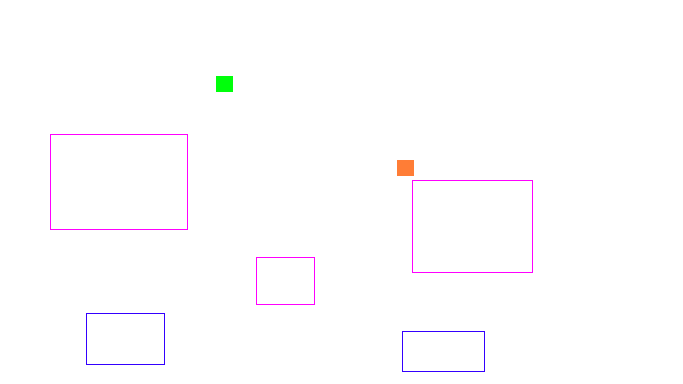
#> input picture photos/gother.png, 683 x 384 px
$ python correct.py
#> lines starting #> are read from the running program, lines starting #| are printed output that depends on the picture; after the words box and inside, x2 and y2 are one past the last pixel; in counts of white or black regions, pixels touching at a corner belong together
import cv2
import numpy as np


def getHowFar (img,hsv,inputSelf, text):
    if "orange" in text:
        low = np.array([5, 50, 50],np.uint8) #orange
        high = np.array([15, 255, 255],np.uint8)#orange
    else:
        low = np.array([5, 50, 50],np.uint8) #orange
        high = np.array([15, 255, 255],np.uint8)#orange

    image_mask = cv2.inRange(hsv, low, high)
    zero = cv2.findNonZero(image_mask)
    cv2.imshow("Image", image_mask)
    cv2.waitKey(0)


def determine_how_close(inputSelf, inputOther, text):
#> called with inputSelf = '187, 134', inputOther = '412, 180', text = 'green'
    img = cv2.imread("photos/gother.png")
#> img is the input picture: shape (384, 683, 3); mean B, G, R 254.5, 253.3, 254.3
    hsv = cv2.cvtColor(img, cv2.COLOR_BGR2HSV)
#> hsv: shape (384, 683, 3); mean H, S, V 0.9, 2, 255
    low = np.array([40, 50, 50]) #green
    high = np.array([80, 255, 255]) # green
    image_mask = cv2.inRange(hsv, low, high)
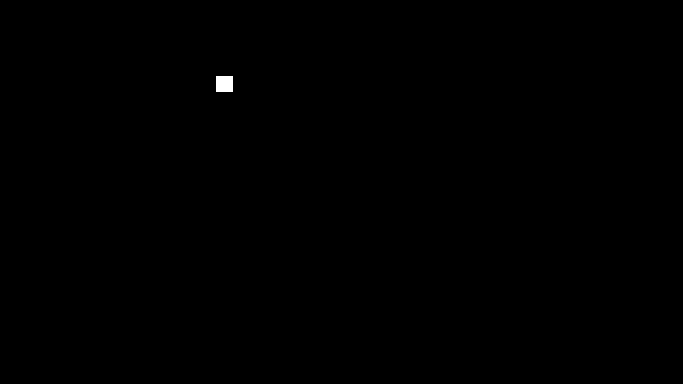
#> image_mask: shape (384, 683); 0.1% white; 1 white region, box (x1, y1, x2, y2) and area: (216, 76, 233, 92) 272
    zero = cv2.findNonZero(image_mask)
#> zero = contour of 272 points, box (x1, y1, x2, y2) (216, 76, 233, 92), area 0
    low = np.array([5, 50, 50],np.uint8) #orange
    high = np.array([15, 255, 255],np.uint8)#orange
    image_mask_orange = cv2.inRange(hsv, low, high)
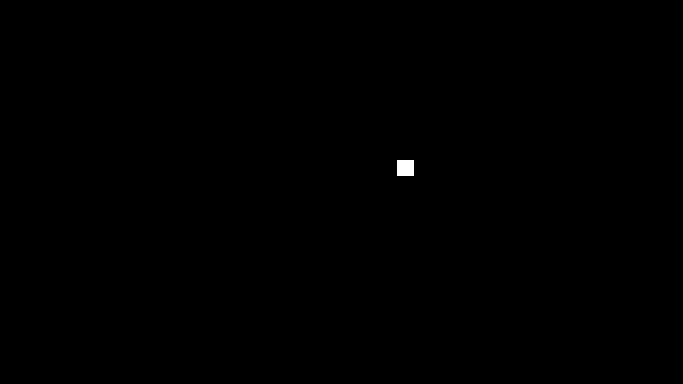
#> image_mask_orange: shape (384, 683); 0.1% white; 1 white region, box (x1, y1, x2, y2) and area: (397, 160, 414, 176) 272
    zero_orange = cv2.findNonZero(image_mask_orange)
#> zero_orange = contour of 272 points, box (x1, y1, x2, y2) (397, 160, 414, 176), area 0

    iself = inputSelf.split(', ')
    iarr = [int(iself[0]),int(iself[1])]
    oself = inputOther.split(', ')
    oarr = [int(oself[0]),int(oself[1])]
    iret = []
    oret = []

    tgreen = []
    for row in zero:
        img[row[0][1]+10, row[0][0]+10] = [0,0,0]
        img[row[0][1]+10, row[0][0]-10] = [0,0,0]
        img[row[0][1]-10, row[0][0]+10] = [0,0,0]
        img[row[0][1]-10, row[0][0]-10] = [0,0,0]
        tgreen.append([row[0][0]+10,row[0][1]+10])
        tgreen.append([row[0][0]-10,row[0][1]+10])
        tgreen.append([row[0][0]+10,row[0][1]-10])
        tgreen.append([row[0][0]-10,row[0][1]-10])
#> this loop made 272 passes
#> row on passes 1 to 3: [[216, 76]], [[217, 76]], [[218, 76]]
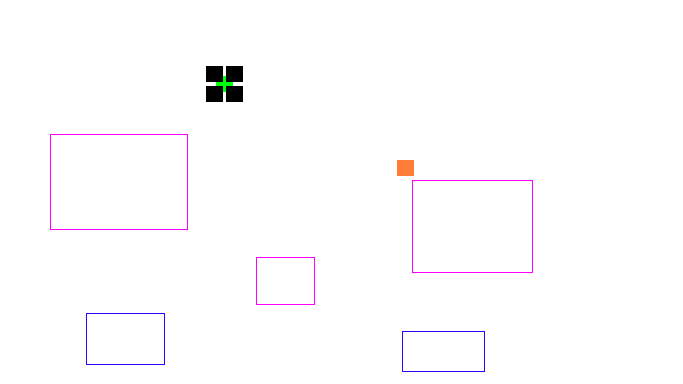
#> img: shape (384, 683, 3); 0.41% of pixels changed, all inside (x1, y1, x2, y2) = (206, 66, 243, 102)
#> after the loop, tgreen = 1088 pairs, first value 206 to 242, second value 66 to 101

    torange = []
    for row in zero_orange:
        img[row[0][1]+10, row[0][0]+10] = [131,76,16]
        img[row[0][1]+10, row[0][0]-10] = [131,76,16]
        img[row[0][1]-10, row[0][0]+10] = [131,76,16]
        img[row[0][1]-10, row[0][0]-10] = [131,76,16]
        torange.append([row[0][0]+10,row[0][1]+10])
        torange.append([row[0][0]-10,row[0][1]+10])
        torange.append([row[0][0]+10,row[0][1]-10])
        torange.append([row[0][0]-10,row[0][1]-10])
#> this loop made 272 passes
#> row on passes 1 to 3: [[397, 160]], [[398, 160]], [[399, 160]]
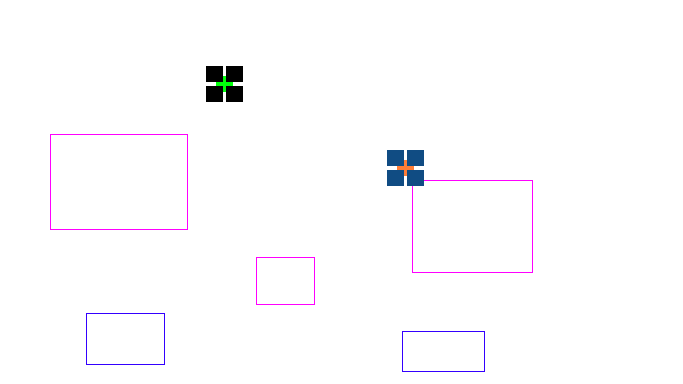
#> img: shape (384, 683, 3); 0.41% of pixels changed, all inside (x1, y1, x2, y2) = (387, 150, 424, 186)
#> after the loop, torange = 1088 pairs, first value 387 to 423, second value 150 to 185

    if "orange" in text:
        if iarr not in torange:
            iret = getHowFar (img,hsv,iarr,text)
        else:
            iret = ["You are fine"]
        if oarr not in tgreen:
            oret = ['Other is wrong']
        else:
            oret = ["Other is fine"]
    else:
        if iarr not in tgreen :
            iret = getHowFar (img,hsv,iarr,text)
#> in getHowFar, `zero = cv2.findNonZero(image_mask)`: zero has the same summary as zero_orange in determine_how_close
        else:
            iret = ["You are fine"]
        if oarr not in torange:
            oret = ['Other is wrong']
        else:
            oret = ["Other is fine"]


    # cv2.imshow("Image", img)
    # cv2.waitKey(0)
    return iret,oret

if __name__ == '__main__':
    # test1.py executed as script
    # do something
    print(determine_how_close("187, 134","412, 180", "green"))
